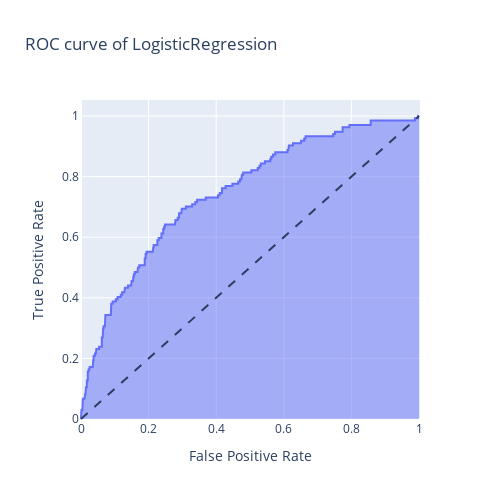

Notebook source saved alongside this figure:
### Code cell
logreg_figure.show()

### Figure 1 — Plotly figure (JSON) as saved in the notebook; plotly's stock layout.template omitted (floating-point values rounded to 4 significant figures; data arrays with more than 128 entries replaced by an {"elided": "..."} marker saying what was removed)
{"data": [{"fillpattern": {"shape": ""}, "hovertemplate": "False Positive Rate=%{x}<br>True Positive Rate=%{y}<extra></extra>", "legendgroup": "", "line": {"color": "#636efa"}, "marker": {"symbol": "circle"}, "mode": "lines", "name": "", "orientation": "v", "showlegend": false, "stackgroup": "1", "x": {"elided": "202 float values"}, "xaxis": "x", "y": {"elided": "202 float values"}, "yaxis": "y", "type": "scatter"}], "layout": {"xaxis": {"anchor": "y", "domain": [0.0, 1.0], "title": {"text": "False Positive Rate"}}, "yaxis": {"anchor": "x", "domain": [0.0, 1.0], "title": {"text": "True Positive Rate"}}, "legend": {"tracegroupgap": 0}, "title": {"text": "ROC curve of LogisticRegression"}, "height": 500, "width": 500, "shapes": [{"line": {"dash": "dash"}, "type": "line", "x0": 0, "x1": 1, "y0": 0, "y1": 1}]}}
